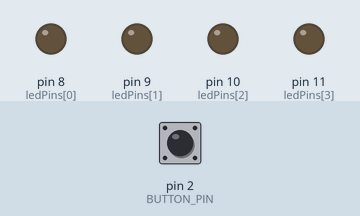
Bench run of a sketch on a simulated Arduino Uno, built with avr-gcc and run on an emulated ATmega328P. Parts: output pins drawn as LEDs (lit = HIGH). The test bench sets the inputs (shaded band); at power-on: pin 2 (BUTTON_PIN) HIGH.

Above: at 1.2 s.
1.3 s: pin 2 (BUTTON_PIN) pulled LOW for 0.15 s
At 2.3 s:
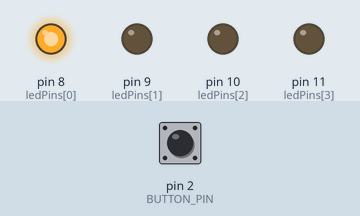
2.9 s: pin 2 (BUTTON_PIN) pulled LOW for 1 s
At 3.5 s:
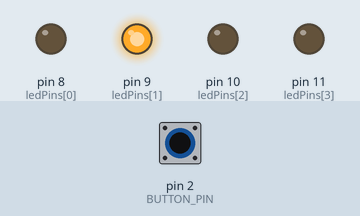
5.4 s: pin 2 (BUTTON_PIN) pulled LOW for 0.15 s
At 6.6 s:
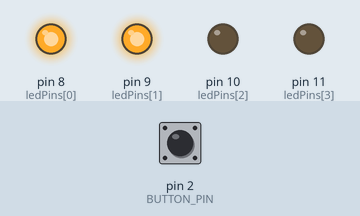
7.0 s: pin 2 (BUTTON_PIN) pulled LOW for 3.2 s
At 7.8 s:
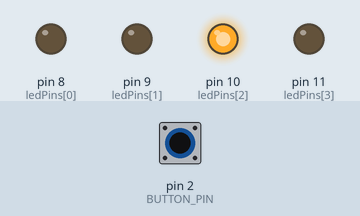
11.7 s: pin 2 (BUTTON_PIN) pulled LOW for 0.15 s
At 12.6 s:
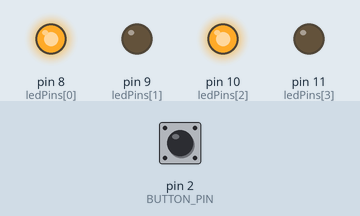
13.3 s: pin 2 (BUTTON_PIN) pulled LOW for 1 s
At 13.8 s:
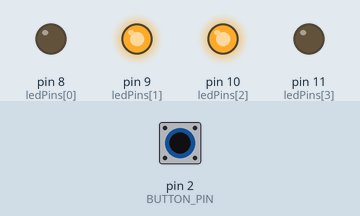
Timing chart, 0 to 16.3 s (numbered marks = the images above; inputs shaded):
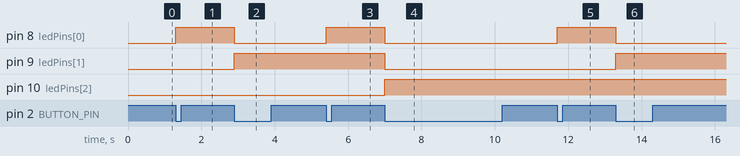

Measured:
- after the input at 1.3 s, pin 8 (ledPins[0]): LOW → HIGH at once
- after the input at 2.9 s, pin 8 (ledPins[0]): HIGH → LOW at once; pin 9 (ledPins[1]): LOW → HIGH at once
- after the input at 5.4 s, pin 8 (ledPins[0]): LOW → HIGH at once
- after the input at 7.0 s, pin 8 (ledPins[0]), pin 9 (ledPins[1]): HIGH → LOW at once; pin 10 (ledPins[2]): LOW → HIGH at once
- after the input at 11.7 s, pin 8 (ledPins[0]): LOW → HIGH at once
- after the input at 13.3 s, pin 8 (ledPins[0]): HIGH → LOW at once; pin 9 (ledPins[1]): LOW → HIGH at once

The sketch:

06_button_counter.ino
```cpp
/*
  06 - Button Counter (binary)
  Each button press adds 1 to a counter. Four LEDs show the count in
  binary, from 0 to 15, then it wraps back to 0.
  Combines Project 01 (binary LEDs) with a button.

  Wiring (see schematic_4_button_four_leds.png in this folder):
    Pin 2 -> button -> GND
    Pins 8, 9, 10, 11 -> 220 ohm resistor -> LED (+), LED (-) -> GND
      Pin 8  = the "1s" place (rightmost bit)
      Pin 9  = the "2s" place
      Pin 10 = the "4s" place
      Pin 11 = the "8s" place (leftmost bit)
*/

const int BUTTON_PIN = 2;
const int NUM_LEDS = 4;
const int ledPins[NUM_LEDS] = {8, 9, 10, 11};

int count = 0;             // the number being displayed
bool wasPressed = false;   // was the button pressed last time through loop()?

void showNumber(int number) {
  for (int bit = 0; bit < NUM_LEDS; bit++) {
    digitalWrite(ledPins[bit], bitRead(number, bit));
  }
}

void setup() {
  pinMode(BUTTON_PIN, INPUT_PULLUP);
  for (int i = 0; i < NUM_LEDS; i++) {
    pinMode(ledPins[i], OUTPUT);
  }
  showNumber(count);
}

void loop() {
  bool pressed = (digitalRead(BUTTON_PIN) == LOW);

  // Count only at the moment the button goes from "not pressed" to "pressed"
  if (pressed && !wasPressed) {
    count = (count + 1) % 16;   // 15 + 1 wraps back to 0
    showNumber(count);
  }

  // Short pause after any change to ignore contact bounce
  if (pressed != wasPressed) {
    delay(20);
  }

  wasPressed = pressed;
}
```
